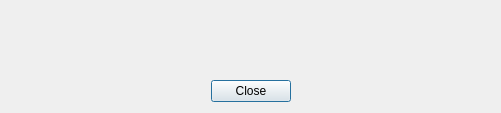
<?xml version="1.0" encoding="UTF-8"?>
<ui version="4.0">
 <class>Dialog</class>
 <widget class="QDialog" name="Dialog">
  <property name="geometry">
   <rect>
    <x>0</x>
    <y>0</y>
    <width>501</width>
    <height>113</height>
   </rect>
  </property>
  <property name="windowTitle">
   <string/>
  </property>
  <layout class="QVBoxLayout" name="verticalLayout">
   <item>
    <widget class="QLabel" name="modelName">
     <property name="font">
      <font>
       <pointsize>24</pointsize>
      </font>
     </property>
     <property name="text">
      <string/>
     </property>
     <property name="alignment">
      <set>Qt::AlignCenter</set>
     </property>
    </widget>
   </item>
   <item>
    <layout class="QHBoxLayout" name="buttonOKLayout">
     <item>
      <spacer name="horizontalSpacer_2">
       <property name="orientation">
        <enum>Qt::Horizontal</enum>
       </property>
       <property name="sizeHint" stdset="0">
        <size>
         <width>40</width>
         <height>20</height>
        </size>
       </property>
      </spacer>
     </item>
     <item>
      <widget class="QPushButton" name="buttonOK">
       <property name="text">
        <string>Close</string>
       </property>
      </widget>
     </item>
     <item>
      <spacer name="horizontalSpacer">
       <property name="orientation">
        <enum>Qt::Horizontal</enum>
       </property>
       <property name="sizeHint" stdset="0">
        <size>
         <width>40</width>
         <height>20</height>
        </size>
       </property>
      </spacer>
     </item>
    </layout>
   </item>
  </layout>
 </widget>
 <resources/>
 <connections/>
</ui>
